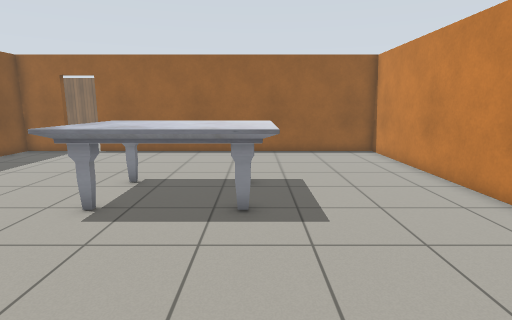
[1] (above)

19 first-person views from a walk through a Gazebo world. The camera is 1.2 m above the floor, tilts 10° down and sees 80° across. The floor is counted in squares, 0.5 m on a side. Each view is taken from the middle of a square. On the plan, view 1 faces up. The plan holds only what a view shows up to about 18 squares ahead; the rest is blank. The place goes on beyond the plan. Robots are left out. Simple patterns stand in for the simulator's built-in surfaces. Some stock models are drawn as simple stand-ins.

[2]
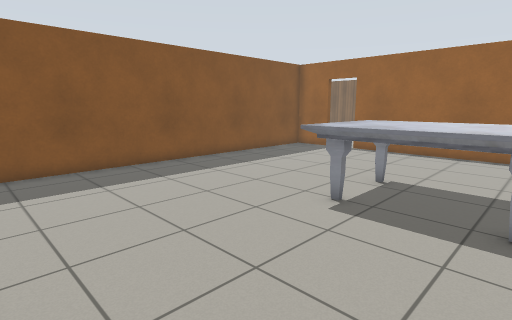

[3]
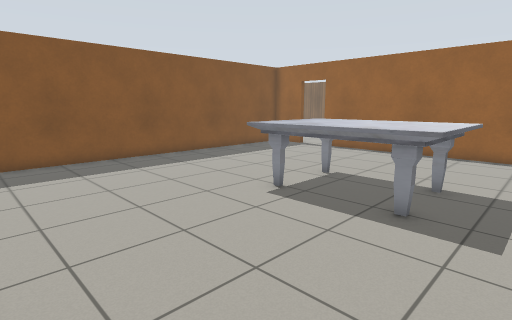

[4]
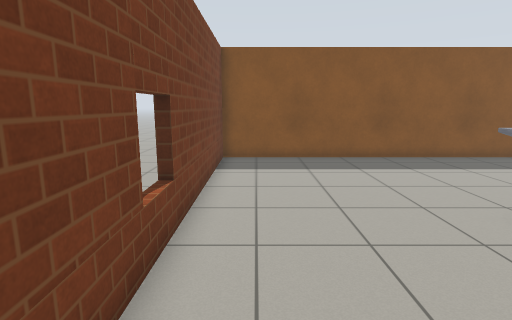

[5]
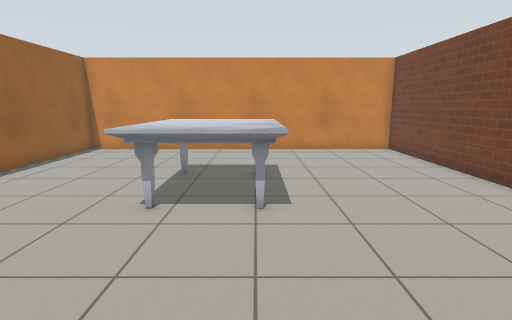

[6]
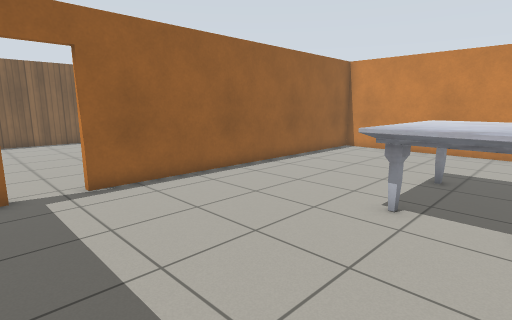

[7]
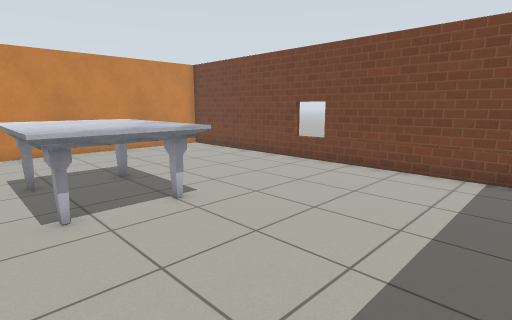

[8]
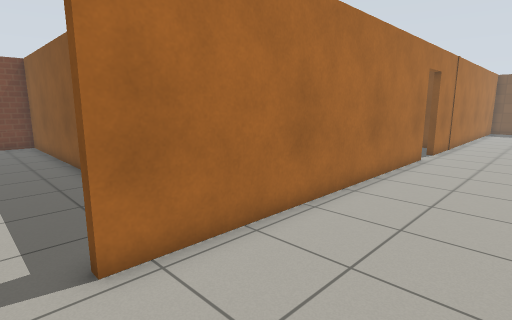

[9]
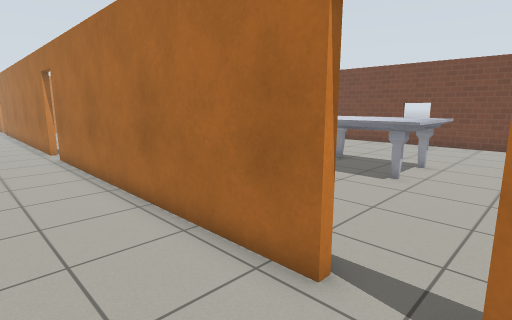

[10]
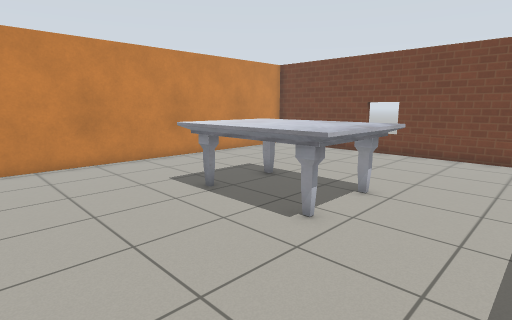

[11]
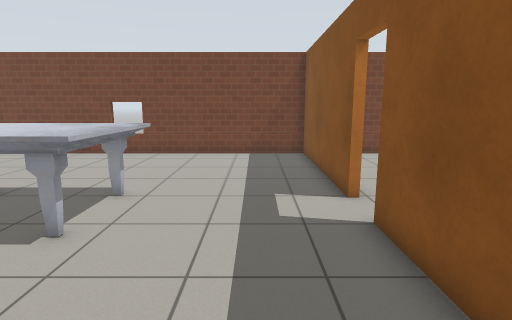

[12]
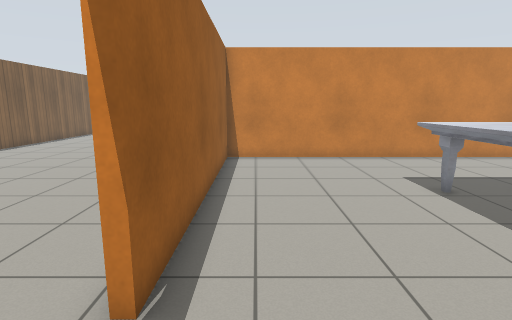

[13]
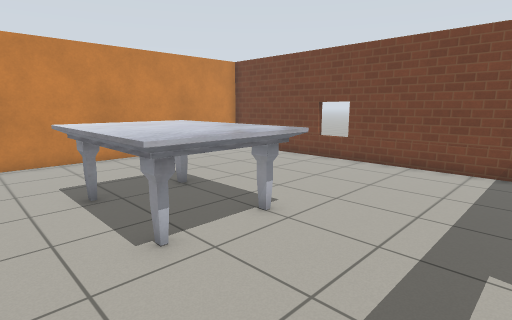

[14]
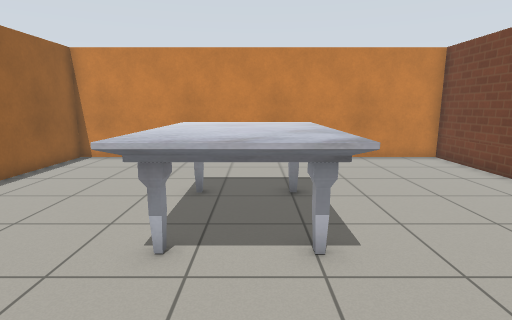

[15]
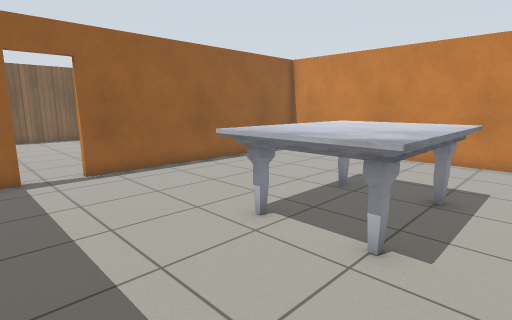

[16]
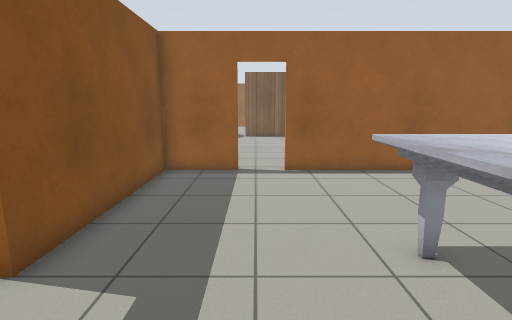

[17]
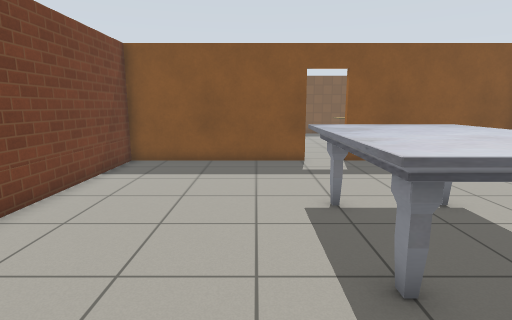

[18]
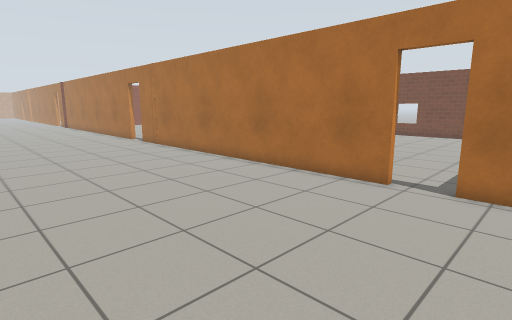

[19]
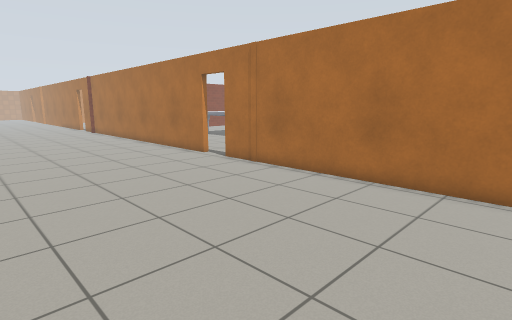

### Floor plan
Points are (right, up) in squares from view 1. A wall is a line through its corners. A room is listed if a view was taken in it or the views show most of it. See-through windows are left out.
Room 1 (views 1, 2, 3, 4, 5, 6, 7)
walls: (-10.2, 16.4) (-12.3, 16.4) (-12.3, -0.6) (6.3, -0.6) (6.3, 16.4) (-8.4, 16.4)
ways out: open door at (-9.5, 16.5) to room 2
objects: marble table (-5, 6) to (0, 10)
Room 2 (views 8, 9, 18, 19)
walls: (-8.4, 16.7) (8.5, 16.7); (10.2, 16.7) (13.8, 16.7); (-23.9, 16.7) (-10.2, 16.7); (-28.5, 16.7) (-25.6, 16.7)
ways out: open door at (-9.5, 16.5) to room 1; open door at (-24.5, 16.5) to room 3; open door at (9.5, 16.5)
Room 3 (views 10, 11, 12, 13, 14, 15, 16, 17)
walls: (-28.4, 7.3) (-28.4, -0.6) (-12.6, -0.6) (-12.6, 16.4) (-23.9, 16.4); (-25.6, 16.4) (-28.4, 16.4) (-28.4, 8.9)
ways out: open door at (-24.5, 16.5) to room 2; open door at (-28, 8.5)
objects: marble table (-23, 6) to (-18, 10)

Positions as (right, up) in squares from view 1, and headings:
1: (0, 0), facing up
2: (0, 0), facing up-left
3: (2, 0), facing up-left
4: (2, 1), facing left
5: (-11, 7), facing right
6: (-11, 7), facing up-right
7: (-11, 11), facing down-right
8: (-9, 21), facing down-left
9: (-26, 20), facing down-right
10: (-26, 15), facing down-right
11: (-26, 15), facing down
12: (-27, 15), facing right
13: (-27, 12), facing down-right
14: (-27, 8), facing right
15: (-27, 5), facing up-right
16: (-25, 5), facing up
17: (-15, 5), facing left
18: (-12, 26), facing down-right
19: (-3, 26), facing down-right
